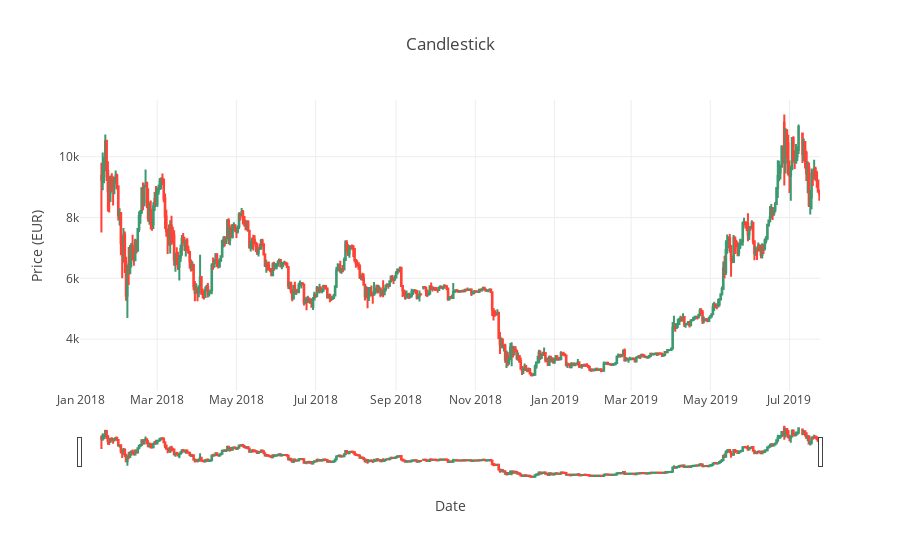

The notebook cell saved with this chart:
### Code cell
data1 = [trace1]
layout = {
    'title': 'Candlestick',
    'yaxis': {'title': 'Price (EUR)'},
    'xaxis': {'title': 'Date'},
}
fig = dict(data=data1, layout=layout)
plotly.offline.iplot(fig, filename='candlestick')

### Figure 1 — Plotly figure (JSON) as saved in the notebook; plotly's stock layout.template omitted (floating-point values rounded to 4 significant figures; data arrays with more than 128 entries replaced by an {"elided": "..."} marker saying what was removed)
{"data": [{"close": {"elided": "570 float values"}, "high": {"elided": "570 float values"}, "low": {"elided": "570 float values"}, "open": {"elided": "570 float values"}, "type": "candlestick", "uid": "058ca38a-3262-470e-a5f2-8c47b6c10419", "x": {"elided": "570 str values"}}], "layout": {"title": {"text": "Candlestick"}, "xaxis": {"title": {"text": "Date"}}, "yaxis": {"title": {"text": "Price (EUR)"}}}}
